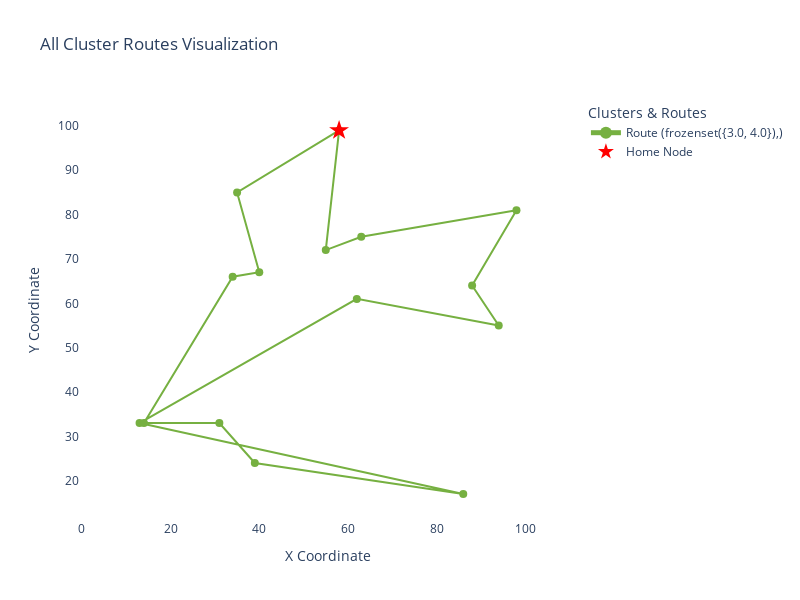

Source (notebook cell):
### Code cell
plot_all_cluster_routes(route_lists, nodes_df)

### Figure 1 — Plotly figure (JSON) as saved in the notebook; plotly's stock layout.template omitted (floating-point values rounded to 4 significant figures)
{"data": [{"hoverinfo": "text", "hovertext": ["Node: 0<br>                 Time: 584<br>                Days: [0, 1, 2, 3, 4]<br>                Priority: 0.20<br>                Angle to home: 0.0<br>                Distance to home: 0.0<br>                Time Window: [[540, 1140], [1920, 2400]]<br>                ", "Node: 10<br>                 Time: 660<br>                Days: [0, 1, 2, 3, 4]<br>                Priority: 1.00<br>                Angle to home: 263.6598082540901<br>                Distance to home: 27.17<br>                Time Window: [[600, 1140], [1920, 2520]]<br>                ", "Node: 2<br>                 Time: 722<br>                Days: [0, 1, 2, 3, 4]<br>                Priority: 0.69<br>                Angle to home: 281.76828893202065<br>                Distance to home: 24.52<br>                Time Window: [[540, 1140], [1920, 2520]]<br>                ", "Node: 5<br>                 Time: 807<br>                Days: [0, 1, 2, 3, 4]<br>                Priority: 0.60<br>                Angle to home: 335.77225468204585<br>                Distance to home: 43.86<br>                Time Window: [[540, 1080], [1920, 2400]]<br>                ", "Node: 4<br>                 Time: 863<br>                Days: [0, 1, 2, 3, 4]<br>                Priority: 0.17<br>                Angle to home: 310.6012946450045<br>                Distance to home: 46.1<br>                Time Window: [[540, 1140], [2040, 2520]]<br>                ", "Node: 1<br>                 Time: 921<br>                Days: [0, 1, 2, 3, 4]<br>                Priority: 0.79<br>                Angle to home: 309.28940686250036<br>                Distance to home: 56.85<br>                Time Window: [[480, 960], [2040, 2640]]<br>                ", "Node: 9<br>                 Time: 990<br>                Days: [0, 1, 2, 3, 4]<br>                Priority: 0.39<br>                Angle to home: 276.00900595749454<br>                Distance to home: 38.21<br>                Time Window: [[540, 1020], [2040, 2520]]<br>                ", "Node: 6<br>                 Time: 1079<br>                Days: [0, 1, 2, 3, 4]<br>                Priority: 0.18<br>                Angle to home: 235.71312302279102<br>                Distance to home: 79.88<br>                Time Window: [[600, 1080], [2040, 2520]]<br>                ", "Node: 8<br>                 Time: 1921<br>                Days: [0, 1, 2, 3, 4]<br>                Priority: 0.38<br>                Angle to home: 288.8531587644191<br>                Distance to home: 86.65<br>                Time Window: [[480, 960], [1920, 2460]]<br>                ", "Node: 3<br>                 Time: 2041<br>                Days: [0, 1, 2, 3, 4]<br>                Priority: 0.93<br>                Angle to home: 255.78414652632645<br>                Distance to home: 77.37<br>                Time Window: [[480, 1020], [2040, 2640]]<br>                ", "Node: 7<br>                 Time: 2085<br>                Days: [0, 1, 2, 3, 4]<br>                Priority: 0.05<br>                Angle to home: 247.75097634278762<br>                Distance to home: 71.31<br>                Time Window: [[2069, 2109]]<br>                ", "Node: 14<br>                 Time: 2145<br>                Days: [0, 1, 2, 3, 4]<br>                Priority: 0.25<br>                Angle to home: 236.30993247402023<br>                Distance to home: 79.32<br>                Time Window: [[480, 960], [1920, 2400]]<br>                ", "Node: 12<br>                 Time: 2225<br>                Days: [0, 1, 2, 3, 4]<br>                Priority: 0.67<br>                Angle to home: 233.9726266148964<br>                Distance to home: 40.8<br>                Time Window: [[480, 960], [1920, 2400]]<br>                ", "Node: 11<br>                 Time: 2263<br>                Days: [0, 1, 2, 3, 4]<br>                Priority: 0.79<br>                Angle to home: 240.64224645720873<br>                Distance to home: 36.72<br>                Time Window: [[480, 960], [2040, 2520]]<br>                ", "Node: 13<br>                 Time: 2313<br>                Days: [0, 1, 2, 3, 4]<br>                Priority: 0.57<br>                Angle to home: 211.32869286780416<br>                Distance to home: 26.93<br>                Time Window: [[480, 960], [1920, 2460]]<br>                ", "Node: 0<br>                 Time: 2383<br>                Days: [0, 1, 2, 3, 4]<br>                Priority: 0.20<br>                Angle to home: 0.0<br>                Distance to home: 0.0<br>                Time Window: [[540, 1140], [1920, 2400]]<br>                "], "line": {"color": "#76B041", "width": 2}, "marker": {"color": "#76B041", "size": 8}, "mode": "lines+markers", "name": "Route (frozenset({3.0, 4.0}),)", "type": "scatter", "x": [58, 55, 63, 98, 88, 94, 62, 13, 86, 39, 31, 14, 34, 40, 35, 58], "y": [99, 72, 75, 81, 64, 55, 61, 33, 17, 24, 33, 33, 66, 67, 85, 99]}, {"hoverinfo": "text", "hovertext": "Home: Node 0<br>X: 58<br>Y: 99", "marker": {"color": "red", "size": 15, "symbol": "star"}, "mode": "markers", "name": "Home Node", "type": "scatter", "x": [58], "y": [99]}], "layout": {"height": 600, "hovermode": "closest", "legend": {"itemsizing": "constant", "title": {"text": "Clusters & Routes"}}, "plot_bgcolor": "white", "title": {"text": "All Cluster Routes Visualization"}, "width": 800, "xaxis": {"title": {"text": "X Coordinate"}}, "yaxis": {"scaleanchor": "x", "scaleratio": 1, "title": {"text": "Y Coordinate"}}}}
